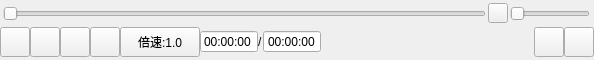
<?xml version="1.0" encoding="UTF-8"?>
<ui version="4.0">
 <class>CtrlBar</class>
 <widget class="QWidget" name="CtrlBar">
  <property name="geometry">
   <rect>
    <x>0</x>
    <y>0</y>
    <width>594</width>
    <height>60</height>
   </rect>
  </property>
  <property name="maximumSize">
   <size>
    <width>16777215</width>
    <height>60</height>
   </size>
  </property>
  <property name="windowTitle">
   <string>Form</string>
  </property>
  <layout class="QVBoxLayout" name="verticalLayout">
   <property name="spacing">
    <number>0</number>
   </property>
   <property name="leftMargin">
    <number>0</number>
   </property>
   <property name="topMargin">
    <number>0</number>
   </property>
   <property name="rightMargin">
    <number>0</number>
   </property>
   <property name="bottomMargin">
    <number>0</number>
   </property>
   <item>
    <widget class="QWidget" name="PlaySliderBgWidget" native="true">
     <property name="maximumSize">
      <size>
       <width>16777215</width>
       <height>25</height>
      </size>
     </property>
     <layout class="QHBoxLayout" name="horizontalLayout">
      <property name="spacing">
       <number>0</number>
      </property>
      <property name="leftMargin">
       <number>3</number>
      </property>
      <property name="topMargin">
       <number>0</number>
      </property>
      <property name="rightMargin">
       <number>0</number>
      </property>
      <property name="bottomMargin">
       <number>0</number>
      </property>
      <item>
       <widget class="QSlider" name="PlaySlider">
        <property name="maximum">
         <number>99</number>
        </property>
        <property name="orientation">
         <enum>Qt::Horizontal</enum>
        </property>
       </widget>
      </item>
      <item>
       <widget class="QWidget" name="VolumeBgWidget" native="true">
        <property name="maximumSize">
         <size>
          <width>108</width>
          <height>25</height>
         </size>
        </property>
        <layout class="QHBoxLayout" name="horizontalLayout_3">
         <property name="spacing">
          <number>0</number>
         </property>
         <property name="leftMargin">
          <number>0</number>
         </property>
         <property name="topMargin">
          <number>0</number>
         </property>
         <property name="rightMargin">
          <number>0</number>
         </property>
         <property name="bottomMargin">
          <number>0</number>
         </property>
         <item>
          <widget class="QPushButton" name="VolumeBtn">
           <property name="minimumSize">
            <size>
             <width>20</width>
             <height>20</height>
            </size>
           </property>
           <property name="maximumSize">
            <size>
             <width>20</width>
             <height>20</height>
            </size>
           </property>
           <property name="text">
            <string/>
           </property>
          </widget>
         </item>
         <item>
          <widget class="QSlider" name="VolumeSlider">
           <property name="minimumSize">
            <size>
             <width>80</width>
             <height>25</height>
            </size>
           </property>
           <property name="maximumSize">
            <size>
             <width>80</width>
             <height>25</height>
            </size>
           </property>
           <property name="orientation">
            <enum>Qt::Horizontal</enum>
           </property>
          </widget>
         </item>
        </layout>
       </widget>
      </item>
     </layout>
    </widget>
   </item>
   <item>
    <layout class="QHBoxLayout" name="CtrlBtnLayout">
     <property name="spacing">
      <number>0</number>
     </property>
     <item>
      <widget class="QPushButton" name="PlayOrPauseBtn">
       <property name="minimumSize">
        <size>
         <width>30</width>
         <height>30</height>
        </size>
       </property>
       <property name="maximumSize">
        <size>
         <width>30</width>
         <height>30</height>
        </size>
       </property>
       <property name="text">
        <string/>
       </property>
      </widget>
     </item>
     <item>
      <widget class="QPushButton" name="OverPlayBtn">
       <property name="minimumSize">
        <size>
         <width>30</width>
         <height>30</height>
        </size>
       </property>
       <property name="maximumSize">
        <size>
         <width>30</width>
         <height>30</height>
        </size>
       </property>
       <property name="text">
        <string/>
       </property>
      </widget>
     </item>
     <item>
      <widget class="QPushButton" name="BackBtn">
       <property name="minimumSize">
        <size>
         <width>30</width>
         <height>30</height>
        </size>
       </property>
       <property name="maximumSize">
        <size>
         <width>30</width>
         <height>30</height>
        </size>
       </property>
       <property name="text">
        <string/>
       </property>
      </widget>
     </item>
     <item>
      <widget class="QPushButton" name="NextBtn">
       <property name="minimumSize">
        <size>
         <width>30</width>
         <height>30</height>
        </size>
       </property>
       <property name="maximumSize">
        <size>
         <width>30</width>
         <height>30</height>
        </size>
       </property>
       <property name="text">
        <string/>
       </property>
      </widget>
     </item>
     <item>
      <widget class="QPushButton" name="SpeedBtn">
       <property name="minimumSize">
        <size>
         <width>30</width>
         <height>30</height>
        </size>
       </property>
       <property name="maximumSize">
        <size>
         <width>100</width>
         <height>30</height>
        </size>
       </property>
       <property name="text">
        <string>倍速:1.0</string>
       </property>
      </widget>
     </item>
     <item>
      <widget class="QTimeEdit" name="VideoPlayTimeTimeEdit">
       <property name="maximumSize">
        <size>
         <width>70</width>
         <height>16777215</height>
        </size>
       </property>
       <property name="alignment">
        <set>Qt::AlignRight|Qt::AlignTrailing|Qt::AlignVCenter</set>
       </property>
       <property name="readOnly">
        <bool>true</bool>
       </property>
       <property name="buttonSymbols">
        <enum>QAbstractSpinBox::NoButtons</enum>
       </property>
       <property name="displayFormat">
        <string>HH:mm:ss</string>
       </property>
      </widget>
     </item>
     <item>
      <widget class="QLabel" name="TimeSplitLabel">
       <property name="maximumSize">
        <size>
         <width>8</width>
         <height>16777215</height>
        </size>
       </property>
       <property name="text">
        <string>/</string>
       </property>
      </widget>
     </item>
     <item>
      <widget class="QTimeEdit" name="VideoTotalTimeTimeEdit">
       <property name="maximumSize">
        <size>
         <width>70</width>
         <height>16777215</height>
        </size>
       </property>
       <property name="readOnly">
        <bool>true</bool>
       </property>
       <property name="buttonSymbols">
        <enum>QAbstractSpinBox::NoButtons</enum>
       </property>
       <property name="displayFormat">
        <string>HH:mm:ss</string>
       </property>
      </widget>
     </item>
     <item>
      <spacer name="horizontalSpacer">
       <property name="orientation">
        <enum>Qt::Horizontal</enum>
       </property>
       <property name="sizeHint" stdset="0">
        <size>
         <width>40</width>
         <height>20</height>
        </size>
       </property>
      </spacer>
     </item>
     <item>
      <widget class="QPushButton" name="PlayListCtlBtn">
       <property name="minimumSize">
        <size>
         <width>30</width>
         <height>30</height>
        </size>
       </property>
       <property name="maximumSize">
        <size>
         <width>30</width>
         <height>30</height>
        </size>
       </property>
       <property name="text">
        <string/>
       </property>
      </widget>
     </item>
     <item>
      <widget class="QPushButton" name="SettingBtn">
       <property name="minimumSize">
        <size>
         <width>30</width>
         <height>30</height>
        </size>
       </property>
       <property name="maximumSize">
        <size>
         <width>30</width>
         <height>30</height>
        </size>
       </property>
       <property name="text">
        <string/>
       </property>
      </widget>
     </item>
    </layout>
   </item>
  </layout>
 </widget>
 <resources/>
 <connections/>
</ui>
